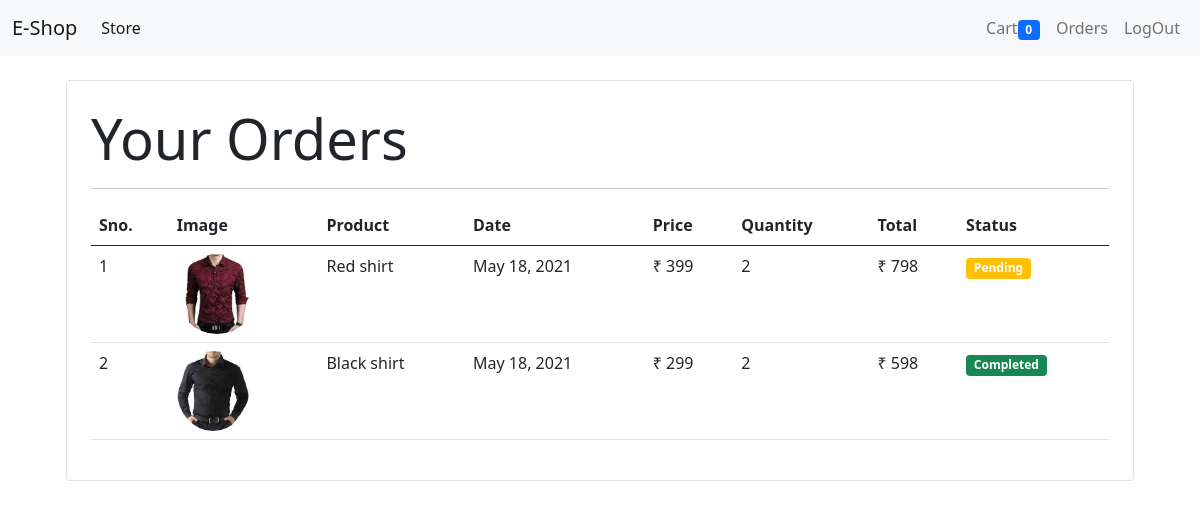
/orders (signed in), run on the app's committed database.
### store/models/orders.py (models this page shows)
class Order(models.Model):
	product = models.ForeignKey(Product , on_delete = models.CASCADE)
	customer = models.ForeignKey(Customer , on_delete = models.CASCADE)
	quantity = models.IntegerField(default = 1)
	price = models.IntegerField()
	address = models.CharField(max_length = 50 ,default ='' , blank = True)
	contact = models.CharField(max_length = 15 , default = '', blank = True)
	date = models.DateField(default = datetime.datetime.today)
	status = models.BooleanField(default = False)
	@staticmethod
	def get_orders_by_customer(customer_id):
		return Order.objects.filter(customer = customer_id).order_by('-date')

### store/models/product.py (models this page shows, shortened)
class Product(models.Model):
	name = models.CharField(max_length = 50)
	price = models.IntegerField(default = 0)
	category = models.ForeignKey(Category , on_delete = models.CASCADE , default = 1)
	description = models.CharField(max_length = 200 , default = " ",null = True,blank = True)
	image = models.ImageField(upload_to = 'uploads/products/')

### store/middlewares/auth.py (the view)
	def middleware(request):
		returnUrl = request.META['PATH_INFO']
		print(request.META['PATH_INFO'])
		if not request.session.get('customer'):
			return redirect(f'login?return_url={returnUrl}')
		response = get_response(request)
		return response

### store/templatetags/custom_filter.py (called while the page is built)
@register.filter(name = 'currency')
def currency(number):
	return "₹ "+str(number)

@register.filter(name = 'multiply')
def multiply(number , number1):
	return number * number1

### store/views/orders.py (called while the page is built)
	def get(self , request):
		customer = request.session.get('customer')
		orders = Order.get_orders_by_customer(customer)
		return render(request , 'orders.html',{'orders':orders})

### store/templates/orders.html
{% extends "base.html" %}
{% block content %}
{% load cart %}
{% load custom_filter %}
<div class="container">
	<div class="border rounded p-4 m-4">
		<p class="display-4 pl-4 ml-4">Your Orders</p>
		<hr>
		<table class="table">
			<thead>
				<tr>
					<th>Sno.</th>
					<th>Image</th>
					<th>Product</th>
					<th>Date</th>
					<th>Price</th>
					<th>Quantity</th>
					<th>Total</th>
					<th>Status</th>
				</tr>
			</thead>
			<tbody>
				{% for order in orders %}
				<tr>
					<td>{{forloop.counter}}</td>
					<td><img style="height: 80px" class="rounded-circle" src="{{order.product.image.url}}"></td>
					<td>{{order.product.name}}</td>
					<td>{{order.date}}</td>
					<td>{{order.price|currency}}</td>
					<td>{{order.quantity}}</td>
					<td>{{order.quantity|multiply:order.price|currency}}</td>
					{% if order.status %}
					<td><span class="badge bg-success">Completed</span></td>
					{% else %}
					<td><span class="badge bg-warning">Pending</span></td>
					{% endif %}
				</tr>
				{% endfor %}
			</tbody>
		</table>
	</div>
</div>
{% endblock %}

### data on the page
Order: product.image (picture), product.name "Red shirt", date "May 18, 2021", price "₹ 399", quantity "2", quantity|multiply "₹ 798", status "Pending"
Order: product.image (picture), product.name "Black shirt", date "May 18, 2021", price "₹ 299", quantity "2", quantity|multiply "₹ 598", status "Completed"

### other printed values
{{ request.session.cart.keys|length }} "0"
